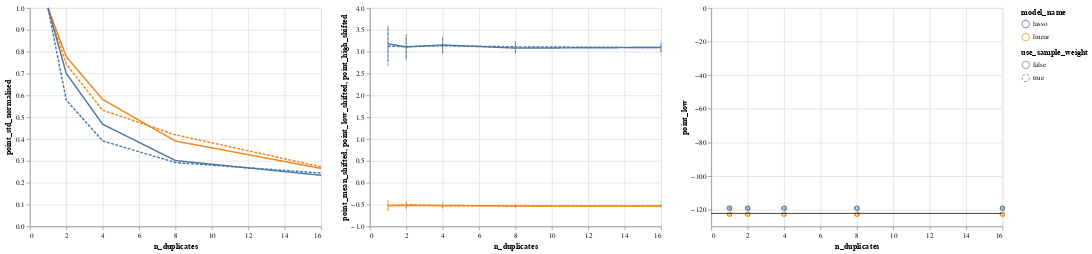

The notebook cell saved with this chart:
### Code cell
inspect_bootstrap(
    y_test=y_test,
    results = results
)

inspect_point(y_test, results, 0)
# for i in core_indices[:10]:
#     inspect_point(y_test, results, i)

### Figure 1 — Vega-Lite specification as saved in the notebook (floating-point values rounded to 4 significant figures)
{"config": {"view": {"continuousWidth": 400, "continuousHeight": 300}}, "hconcat": [{"mark": "line", "encoding": {"color": {"type": "nominal", "field": "model_name"}, "strokeDash": {"type": "nominal", "field": "use_sample_weight"}, "x": {"type": "quantitative", "field": "n_duplicates"}, "y": {"type": "quantitative", "field": "point_std_normalised"}}, "transform": [{"calculate": "datum.point_mean-datum.point_std", "as": "point_low"}, {"calculate": "datum.point_mean+datum.point_std", "as": "point_high"}, {"calculate": "datum.point_mean_shifted-datum.point_std", "as": "point_low_shifted"}, {"calculate": "datum.point_mean_shifted+datum.point_std", "as": "point_high_shifted"}]}, {"layer": [{"mark": "line", "encoding": {"color": {"type": "nominal", "field": "model_name"}, "strokeDash": {"type": "nominal", "field": "use_sample_weight"}, "x": {"type": "quantitative", "field": "n_duplicates"}, "y": {"type": "quantitative", "field": "point_mean_shifted"}}, "transform": [{"calculate": "datum.point_mean-datum.point_std", "as": "point_low"}, {"calculate": "datum.point_mean+datum.point_std", "as": "point_high"}, {"calculate": "datum.point_mean_shifted-datum.point_std", "as": "point_low_shifted"}, {"calculate": "datum.point_mean_shifted+datum.point_std", "as": "point_high_shifted"}]}, {"mark": "line", "encoding": {"color": {"type": "nominal", "field": "model_name"}, "strokeDash": {"type": "nominal", "field": "use_sample_weight"}, "x": {"type": "quantitative", "field": "n_duplicates"}, "y": {"type": "quantitative", "field": "point_low_shifted"}, "y2": {"field": "point_high_shifted"}}, "transform": [{"calculate": "datum.point_mean-datum.point_std", "as": "point_low"}, {"calculate": "datum.point_mean+datum.point_std", "as": "point_high"}, {"calculate": "datum.point_mean_shifted-datum.point_std", "as": "point_low_shifted"}, {"calculate": "datum.point_mean_shifted+datum.point_std", "as": "point_high_shifted"}]}]}, {"layer": [{"data": {"name": "data-94fd31d9688ede64494ba7c9366b5d64"}, "mark": "point", "encoding": {"color": {"type": "nominal", "field": "model_name"}, "strokeDash": {"type": "nominal", "field": "use_sample_weight"}, "x": {"type": "quantitative", "field": "n_duplicates"}, "y": {"type": "quantitative", "field": "point_mean"}}, "transform": [{"calculate": "datum.point_mean-datum.point_std", "as": "point_low"}, {"calculate": "datum.point_mean+datum.point_std", "as": "point_high"}, {"calculate": "datum.point_mean_shifted-datum.point_std", "as": "point_low_shifted"}, {"calculate": "datum.point_mean_shifted+datum.point_std", "as": "point_high_shifted"}]}, {"data": {"name": "data-e1edd87520f7772d505479288e12a3c7"}, "mark": "rule", "encoding": {"y": {"type": "quantitative", "field": "y_true"}}}, {"data": {"name": "data-94fd31d9688ede64494ba7c9366b5d64"}, "mark": "errorbar", "encoding": {"color": {"type": "nominal", "field": "model_name"}, "strokeDash": {"type": "nominal", "field": "use_sample_weight"}, "x": {"type": "quantitative", "field": "n_duplicates"}, "y": {"type": "quantitative", "field": "point_low"}, "y2": {"field": "point_high"}}, "transform": [{"calculate": "datum.point_mean-datum.point_std", "as": "point_low"}, {"calculate": "datum.point_mean+datum.point_std", "as": "point_high"}, {"calculate": "datum.point_mean_shifted-datum.point_std", "as": "point_low_shifted"}, {"calculate": "datum.point_mean_shifted+datum.point_std", "as": "point_high_shifted"}]}]}], "data": {"name": "data-94fd31d9688ede64494ba7c9366b5d64"}, "$schema": "https://vega.github.io/schema/vega-lite/v4.8.1.json", "datasets": {"data-94fd31d9688ede64494ba7c9366b5d64": [{"n_duplicates": 1, "use_sample_weight": false, "bs_mse_mean": 1.056, "bs_mse_std": 0.01956, "point_mean": -122.8, "point_mean_shifted": -0.5178, "point_std": 0.1146, "point_std_normalised": 1.0, "model_name": "linear"}, {"n_duplicates": 1, "use_sample_weight": true, "bs_mse_mean": 1.056, "bs_mse_std": 0.0191, "point_mean": -122.8, "point_mean_shifted": -0.5284, "point_std": 0.1179, "point_std_normalised": 1.0, "model_name": "linear"}, {"n_duplicates": 2, "use_sample_weight": false, "bs_mse_mean": 1.044, "bs_mse_std": 0.01267, "point_mean": -122.8, "point_mean_shifted": -0.5241, "point_std": 0.08907, "point_std_normalised": 0.7772, "model_name": "linear"}, {"n_duplicates": 2, "use_sample_weight": true, "bs_mse_mean": 1.042, "bs_mse_std": 0.01247, "point_mean": -122.8, "point_mean_shifted": -0.4996, "point_std": 0.08755, "point_std_normalised": 0.7429, "model_name": "linear"}, {"n_duplicates": 4, "use_sample_weight": false, "bs_mse_mean": 1.04, "bs_mse_std": 0.00842, "point_mean": -122.8, "point_mean_shifted": -0.5199, "point_std": 0.06664, "point_std_normalised": 0.5815, "model_name": "linear"}, {"n_duplicates": 4, "use_sample_weight": true, "bs_mse_mean": 1.038, "bs_mse_std": 0.008523, "point_mean": -122.8, "point_mean_shifted": -0.5273, "point_std": 0.06273, "point_std_normalised": 0.5323, "model_name": "linear"}, {"n_duplicates": 8, "use_sample_weight": false, "bs_mse_mean": 1.037, "bs_mse_std": 0.006013, "point_mean": -122.8, "point_mean_shifted": -0.5323, "point_std": 0.04479, "point_std_normalised": 0.3908, "model_name": "linear"}, {"n_duplicates": 8, "use_sample_weight": true, "bs_mse_mean": 1.036, "bs_mse_std": 0.005892, "point_mean": -122.8, "point_mean_shifted": -0.5268, "point_std": 0.04942, "point_std_normalised": 0.4193, "model_name": "linear"}, {"n_duplicates": 16, "use_sample_weight": false, "bs_mse_mean": 1.035, "bs_mse_std": 0.004118, "point_mean": -122.8, "point_mean_shifted": -0.5314, "point_std": 0.03046, "point_std_normalised": 0.2658, "model_name": "linear"}, {"n_duplicates": 16, "use_sample_weight": true, "bs_mse_mean": 1.035, "bs_mse_std": 0.00429, "point_mean": -122.8, "point_mean_shifted": -0.5256, "point_std": 0.03215, "point_std_normalised": 0.2728, "model_name": "linear"}, {"n_duplicates": 1, "use_sample_weight": false, "bs_mse_mean": 9.515, "bs_mse_std": 1.176, "point_mean": -119.1, "point_mean_shifted": 3.183, "point_std": 0.4121, "point_std_normalised": 1.0, "model_name": "lasso"}, {"n_duplicates": 1, "use_sample_weight": true, "bs_mse_mean": 9.566, "bs_mse_std": 1.192, "point_mean": -119.1, "point_mean_shifted": 3.126, "point_std": 0.4575, "point_std_normalised": 1.0, "model_name": "lasso"}, {"n_duplicates": 2, "use_sample_weight": false, "bs_mse_mean": 9.253, "bs_mse_std": 0.7975, "point_mean": -119.2, "point_mean_shifted": 3.108, "point_std": 0.2888, "point_std_normalised": 0.7007, "model_name": "lasso"}, {"n_duplicates": 2, "use_sample_weight": true, "bs_mse_mean": 9.316, "bs_mse_std": 0.7747, "point_mean": -119.1, "point_mean_shifted": 3.118, "point_std": 0.2646, "point_std_normalised": 0.5783, "model_name": "lasso"}, {"n_duplicates": 4, "use_sample_weight": false, "bs_mse_mean": 9.274, "bs_mse_std": 0.5549, "point_mean": -119.1, "point_mean_shifted": 3.153, "point_std": 0.1928, "point_std_normalised": 0.4679, "model_name": "lasso"}, {"n_duplicates": 4, "use_sample_weight": true, "bs_mse_mean": 9.358, "bs_mse_std": 0.5689, "point_mean": -119.1, "point_mean_shifted": 3.136, "point_std": 0.1792, "point_std_normalised": 0.3917, "model_name": "lasso"}, {"n_duplicates": 8, "use_sample_weight": false, "bs_mse_mean": 9.123, "bs_mse_std": 0.3495, "point_mean": -119.2, "point_mean_shifted": 3.082, "point_std": 0.1243, "point_std_normalised": 0.3015, "model_name": "lasso"}, {"n_duplicates": 8, "use_sample_weight": true, "bs_mse_mean": 9.199, "bs_mse_std": 0.3382, "point_mean": -119.2, "point_mean_shifted": 3.111, "point_std": 0.1338, "point_std_normalised": 0.2924, "model_name": "lasso"}, {"n_duplicates": 16, "use_sample_weight": false, "bs_mse_mean": 9.132, "bs_mse_std": 0.2588, "point_mean": -119.2, "point_mean_shifted": 3.097, "point_std": 0.09649, "point_std_normalised": 0.2341, "model_name": "lasso"}, {"n_duplicates": 16, "use_sample_weight": true, "bs_mse_mean": 9.15, "bs_mse_std": 0.2743, "point_mean": -119.2, "point_mean_shifted": 3.095, "point_std": 0.1118, "point_std_normalised": 0.2444, "model_name": "lasso"}], "data-e1edd87520f7772d505479288e12a3c7": [{"y_true": -122.3}]}}
